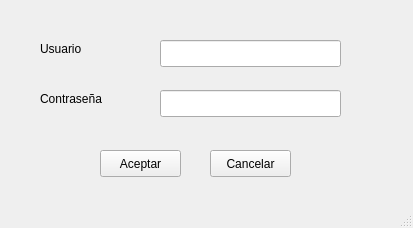
<?xml version="1.0" encoding="UTF-8"?>
<ui version="4.0">
 <class>MainWindow</class>
 <widget class="QMainWindow" name="MainWindow">
  <property name="geometry">
   <rect>
    <x>0</x>
    <y>0</y>
    <width>413</width>
    <height>228</height>
   </rect>
  </property>
  <property name="windowTitle">
   <string>Login Pacientes</string>
  </property>
  <widget class="QWidget" name="centralwidget">
   <widget class="QWidget" name="widget" native="true">
    <property name="geometry">
     <rect>
      <x>90</x>
      <y>140</y>
      <width>211</width>
      <height>51</height>
     </rect>
    </property>
    <widget class="QPushButton" name="btn_aceptar">
     <property name="geometry">
      <rect>
       <x>10</x>
       <y>10</y>
       <width>81</width>
       <height>27</height>
      </rect>
     </property>
     <property name="text">
      <string>Aceptar</string>
     </property>
    </widget>
    <widget class="QPushButton" name="btn_cancelar">
     <property name="geometry">
      <rect>
       <x>120</x>
       <y>10</y>
       <width>81</width>
       <height>27</height>
      </rect>
     </property>
     <property name="text">
      <string>Cancelar</string>
     </property>
    </widget>
   </widget>
   <widget class="QWidget" name="widget_2" native="true">
    <property name="geometry">
     <rect>
      <x>40</x>
      <y>30</y>
      <width>331</width>
      <height>101</height>
     </rect>
    </property>
    <widget class="QLabel" name="label">
     <property name="geometry">
      <rect>
       <x>0</x>
       <y>10</y>
       <width>71</width>
       <height>17</height>
      </rect>
     </property>
     <property name="text">
      <string>Usuario</string>
     </property>
    </widget>
    <widget class="QLineEdit" name="ledit_contrasenia">
     <property name="geometry">
      <rect>
       <x>120</x>
       <y>60</y>
       <width>181</width>
       <height>27</height>
      </rect>
     </property>
    </widget>
    <widget class="QLineEdit" name="ledit_usuario">
     <property name="geometry">
      <rect>
       <x>120</x>
       <y>10</y>
       <width>181</width>
       <height>27</height>
      </rect>
     </property>
    </widget>
    <widget class="QLabel" name="label_2">
     <property name="geometry">
      <rect>
       <x>0</x>
       <y>60</y>
       <width>81</width>
       <height>17</height>
      </rect>
     </property>
     <property name="text">
      <string>Contraseña</string>
     </property>
    </widget>
   </widget>
  </widget>
  <widget class="QStatusBar" name="statusbar"/>
 </widget>
 <resources/>
 <connections/>
</ui>
